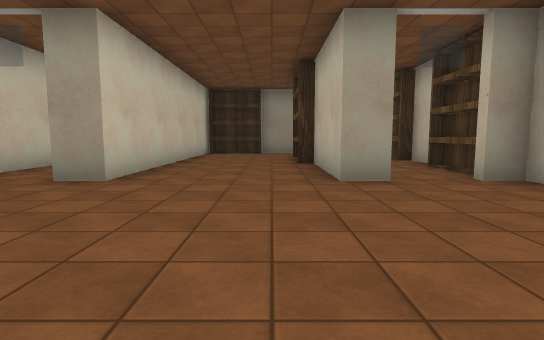
view 1 (above)

16 first-person views from a walk through a 3-D level made in the Unity game engine. The camera is 1.2 m above the floor, tilts 6° down and sees 80° across. The floor is counted in squares, 2 m on a side. Each view is taken from the middle of a square. On the plan, view 1 faces up. The plan holds only what a view shows up to about 10 squares ahead; the rest is blank. The place goes on beyond the plan. The player character is not drawn. Door leaves are left out, so doorways stand open. Some surface patterns are stand-ins.

view 2
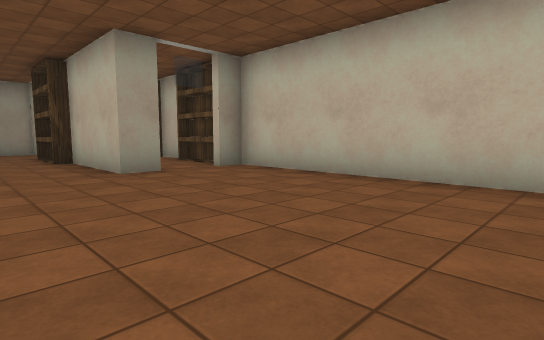

view 3
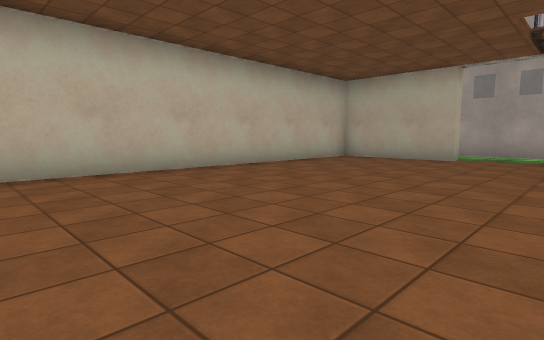

view 4
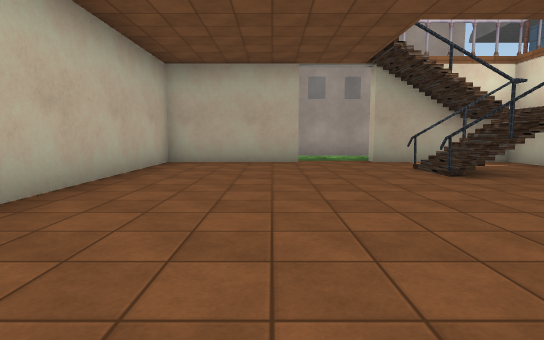

view 5
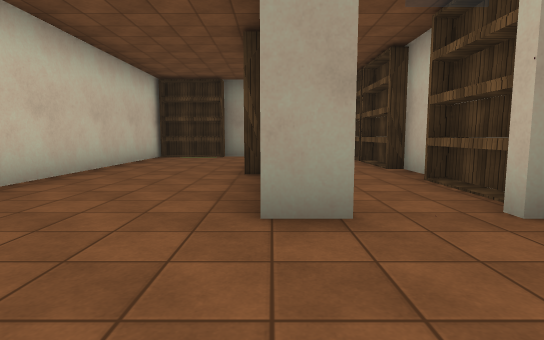

view 6
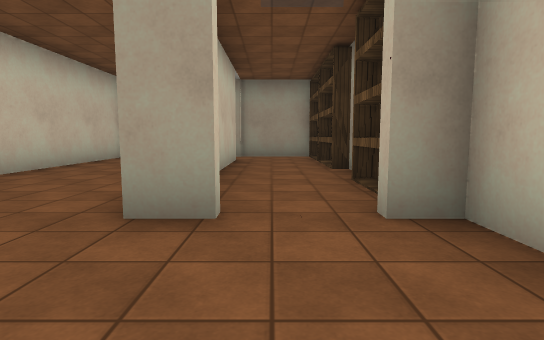

view 7
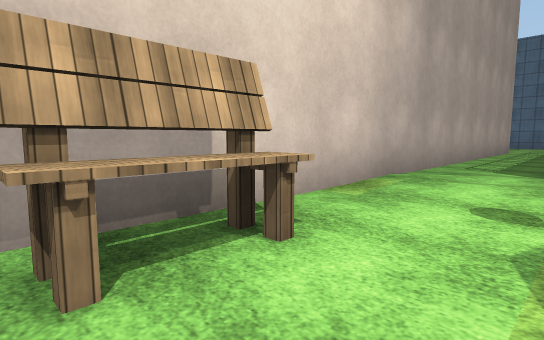

view 8
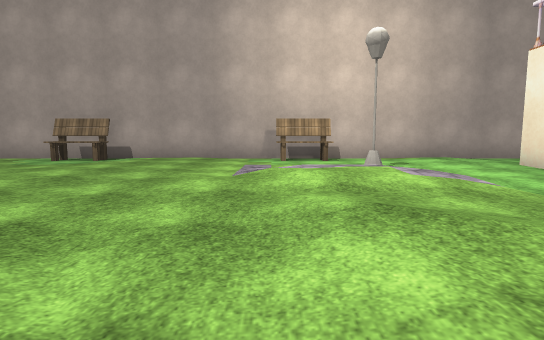

view 9
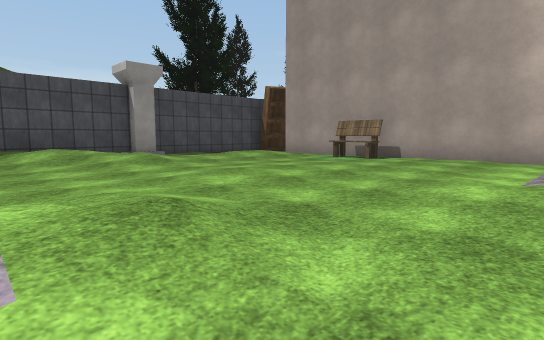

view 10
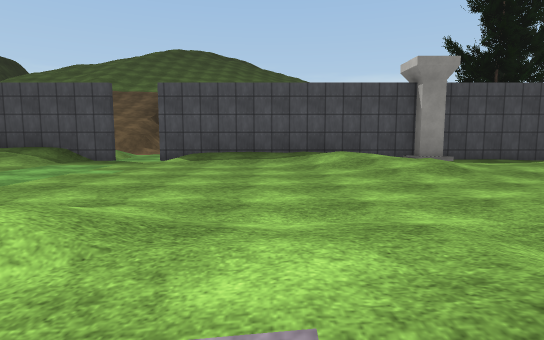

view 11
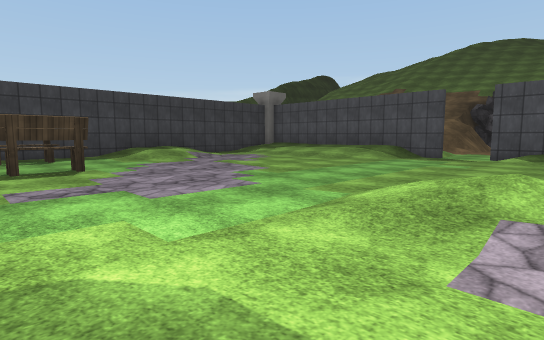

view 12
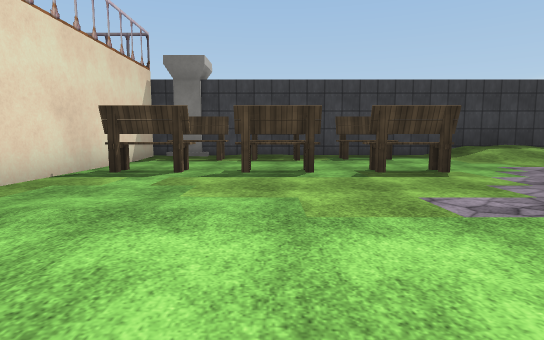

view 13
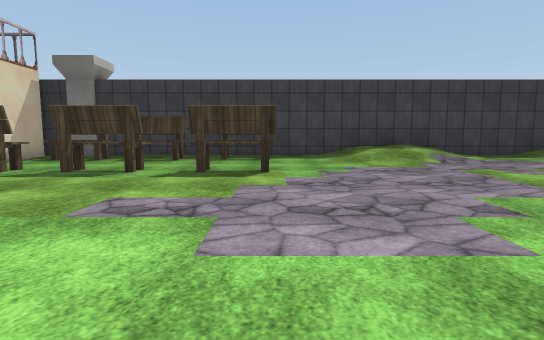

view 14
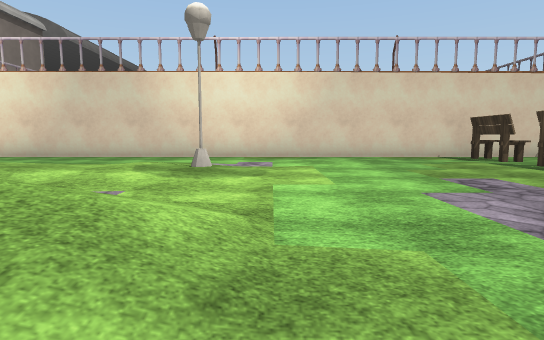

view 15
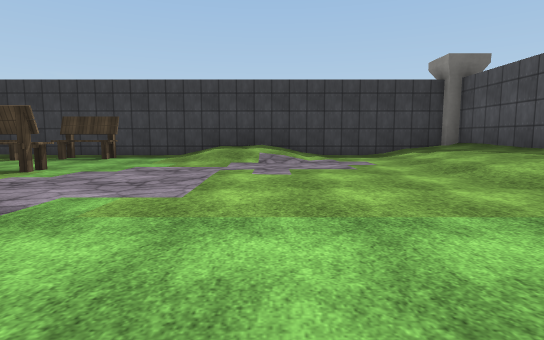

view 16
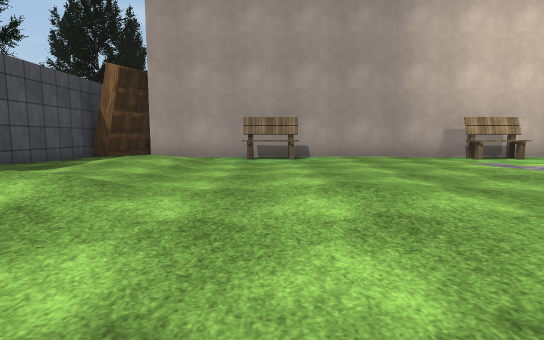

### Floor plan
Key: @ floor where view 1 was taken; # wall or solid block; . main floor; : floor 0.25 m higher than the main floor; + floor 0.5 m higher than the main floor; / step, stairs or slope; D open door; S shelf; B bench; L lamp; P pillar.
Columns run from 2 left of view 1 to 20 right of it. Each row starts with its distance up from view 1.
 13        P
 12 # ###################P
 11 #S... .BBBBBB.:++..:+#
 10 #..#.S.............:+#
  9  ..#. #B.BBBB......:+#
  8  ..S.S#............:+#
  7  ..#.#..............+#
  6 #..#. ..............:#
  5 #..#.S...............#/
  4 .....#...............D.
  3 .....#...............#
  2 .....#....L../+......#
  1 .....#...::..//......#
  0 ..@..#....:.:+:......#
 -1 .....#...::.:+:.....+#
 -2 .....#....+.......:/+#
 -3 .....#....:....:..++ #
 -4 #....#...:+:...:...: P
 -5 #....#...:+:.........#
 -6 .....#...L:........:.#
 -7 #DD###............:+.#
 -8 ..........B.....B..  #
 -9 #################### #
-10                      #

Where each view was taken, in squares from view 1:
view 1: 0 up, 0 right, facing up
view 2: 1 down, 1 left, facing up-right
view 3: 2 up, 2 left, facing down-right
view 4: 1 up, 1 right, facing down
view 5: 2 up, 1 right, facing up
view 6: 2 up, 2 right, facing up
view 7: 7 down, 9 right, facing down-left
view 8: 0 up, 9 right, facing down
view 9: 0 up, 9 right, facing down-right
view 10: 0 up, 10 right, facing right
view 11: 1 up, 8 right, facing up-right
view 12: 3 up, 7 right, facing up
view 13: 3 up, 10 right, facing up
view 14: 3 up, 13 right, facing left
view 15: 3 up, 14 right, facing up
view 16: 0 up, 14 right, facing down
